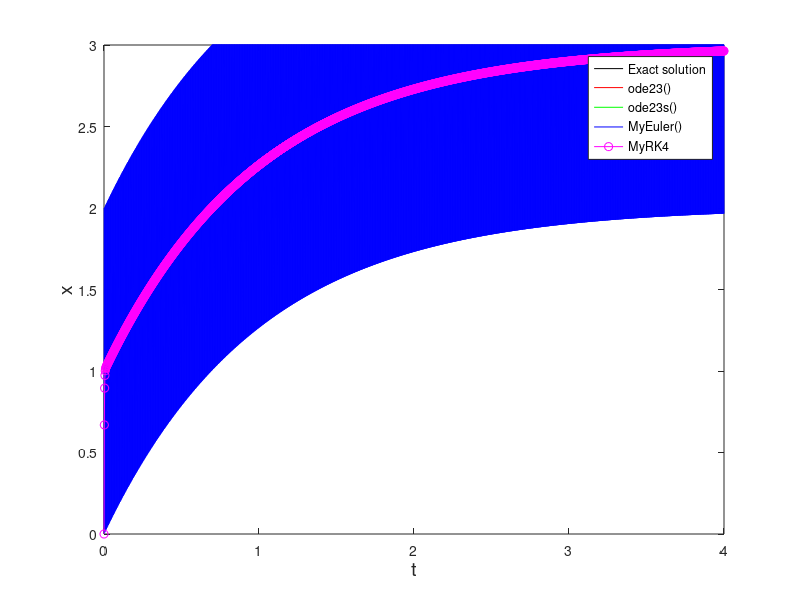

Here is the MATLAB script that generated this plot:
function MP3p01()

% Program MP3p01.m
 
% Solving ODE using different Matlab functions
% and compare with exact solution
 
clear all
close all

h=0.002;

 
%Exact solution
texact=linspace(0,4,500);
xexact=3-0.998*exp(-1000*texact)-2.002*exp(-texact);
 
%Solving solution using different ODE
[t1,x1]=ode23(@dxdt,[0, 4],0.0);
[t2,x2]=ode23s(@dxdt,[0, 4],0.0);
[t3,x3]=MyEuler(@dxdt,[0, 4],0.0,h);
[t4,x4]=MyRK4(@dxdt,[0, 4],0.0,h);
 
%Plotting solution
plot(texact,xexact,'k-',t1,x1,'r-', t2,x2,'g-', t3,x3,'b-',t4,x4,'mo-')
axis([0 4  0 3]);
legend('Exact solution','ode23()','ode23s()','MyEuler()','MyRK4')
 
xlabel('t','Fontsize',14);
ylabel('x','Fontsize',14);

function [t,x]=MyEuler(ODEfunc,tspan,x0,h)
%This function solves only one ODE.
t=tspan(1):h:tspan(2);
x(1)=x0;
for n=1:length(t)-1
    x(n+1)=x(n)+ODEfunc(t(n),x(n))*h;
end

function [t,x]=MyRK4(ODEfunc,tspan,x0,h)
%This function assumes you are only solving
%one ODE.
t=tspan(1):h:tspan(2);
x(1)=x0;
for n=1:length(t)-1
    k1=ODEfunc(t(n),x(n));
    k2=ODEfunc(t(n)+(h/2),x(n)+(h/2)*k1);
    k3=ODEfunc(t(n)+(h/2),x(n)+(h/2)*k2);
    k4=ODEfunc(t(n)+h,x(n)+h*k3);
    x(n+1)=x(n)+((1/6)*k1+(1/3)*(k2+k3)+(1/6)*k4)*h;
end

function xp=dxdt(tn,xn) 
xp=-1000*xn+3000-2000*exp(-tn);


